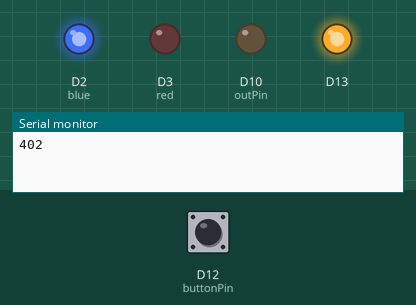
Recording of a sketch running on a simulated Arduino Zero (SAMD21). Parts: output pins drawn as LEDs (lit = HIGH), the last lines printed to the serial monitor. The test bench sets the inputs (shaded band); at power-on: D12 (buttonPin) HIGH.

Above: at 1.2 s.
1.3 s: D12 (buttonPin) pulled LOW for 0.15 s
At 1.47 s:
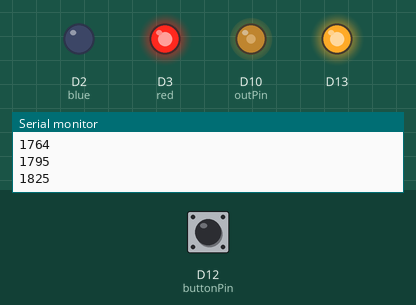
At 4.4 s:
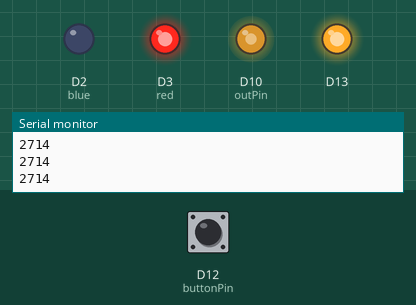
Timing chart, 0 to 5.9 s (numbered marks = the images above; inputs shaded):
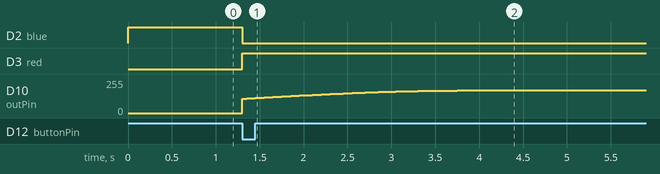

Measured:
- after the input at 1.3 s, D2 (blue): HIGH → LOW at once; D3 (red): LOW → HIGH at once; D10 (outPin): moves from 0/255 to 169/255 over 2.5 s, starting at once

The sketch:

Flat.ino
```cpp
float curve[] = {0,0.31411,0.62791,0.94108,1.2533,1.5643,1.8738,2.1814,2.4869,2.7899,3.0902,3.3874,3.6812,3.9715,4.2578,4.5399,4.8175,5.0904,5.3583,5.6208,5.8779,6.1291,6.3742,6.6131,6.8455,7.0711,7.2897,7.5011,7.7051,7.9016,8.0902,8.2708,8.4433,8.6074,8.7631,8.9101,9.0483,9.1775,9.2978,9.4088,9.5106,9.6029,9.6858,9.7592,9.8229,9.8769,9.9211,9.9556,9.9803,9.9951,10,10,10,10,10,10,10,10,10,10,10,10,10,10,10,10,10,10,10,10,10,10,10,10,10,10,10,10,10,10,10,10,10,10,10,10,10,10,10,10,10,10,10,10,10,10,10,10,10,10,10,10,10,10,10,10,10,10,10,10,10,10,10,10,10,10,10,10,10,10,10,10,10,10,10,10,10,10,10,10,10,10,10,10,10,10,10,10,10,10,10,10,10,10,10,10,10,10,10,10,10,10,10,10,10,10,10,10,10,10,10,10,10,10,10,10,10,10,10,10,10,10,10,10,10,10,10,10,10,10,10,10,10,10,10,10,10,10,10,10,10,10,10,10,10,10,10,10,10,10,10,10,10,10,10,10,10,10,10,10,10,10,10,10,10,10,10,10,10,10,10,10,10,10,10,10,10,10,10,10,10,10,10,10,10,10,10,10,10,10,10,10,10,10,10,10,10,10,10,10,10,10,10,10,10,10,10,10,10,10,10,10,10,10,10,10,10,10,10,10,10,10,10,10,10,10,10,10,10,10,10,10,10,10,10,10,10,10,10,10,10,10,10,10,10,10,10,10,10,10,10,10,10,10,10,10,10,10,10,10,10,10,10,10,10,10,10,10,10,10,10,10,10,10,10,10,10,10,10,10,10,10,10,10,10,10,10,10,10,10,10,10,10,10,10,10,10,10,10,10,10,10,9.9951,9.9803,9.9556,9.9211,9.8769,9.8229,9.7592,9.6858,9.6029,9.5106,9.4088,9.2978,9.1775,9.0483,8.9101,8.7631,8.6074,8.4433,8.2708,8.0902,7.9016,7.7051,7.5011,7.2897,7.0711,6.8455,6.6131,6.3742,6.1291,5.8779,5.6208,5.3583,5.0904,4.8175,4.5399,4.2578,3.9715,3.6812,3.3874,3.0902,2.7899,2.4869,2.1814,1.8738,1.5643,1.2533,0.94108,0.62791,0.31411,0};
int red = 3;
int blue = 2;
int buttonPin = 12;
int buttonState = 0;
int prevButtonState = 0;
int outPin = 10;
int outputVals[sizeof(curve)*sizeof(int)/sizeof(float)];

//float inputVals[] = Bell1;
//float outputVals[sizeof(Bell1[])];

void pinSetup(){
  analogWriteResolution(12);
  Serial.begin(9600);
  Serial.println(sizeof(curve)/sizeof(float));
  //Serial.println(sizeof(int));
  //Serial.println(sizeof(float));
  pinMode(red, OUTPUT);
  pinMode(blue, OUTPUT);
  pinMode(outPin, OUTPUT);
  pinMode(buttonPin, INPUT);
  pinMode(13, OUTPUT);
}

int flowToVolt(float flow){
  float out;
  out = 98.11*flow+1733.5;
  out = int(out);
  return out;
}

void setup() {
  pinSetup();
  //analogWriteFrequency(20, 490);
   // analogWriteResolution(12);

  for (int i = 0; i < sizeof(curve)/sizeof(float); i++){
    outputVals[i] = flowToVolt(curve[i]);
  }

  digitalWrite(blue, HIGH);
      digitalWrite(13, HIGH);
}

void loop() {
  buttonState = digitalRead(buttonPin);
  if (buttonState == 0 && prevButtonState == 1){
    digitalWrite(blue, LOW);
    digitalWrite(red, HIGH);
    //Serial.println(sizeof(outputVals)/(4*sizeof(int)));

    for (int i = 0; i < sizeof(curve)/(sizeof(int)); i++){
      analogWrite(outPin, outputVals[i]);
      Serial.println(outputVals[i]);
      delay(50);
    }
    digitalWrite(red, LOW);
    digitalWrite(blue, HIGH);
    analogWrite(outPin, 0);
  }

  prevButtonState = buttonState;


}
```
